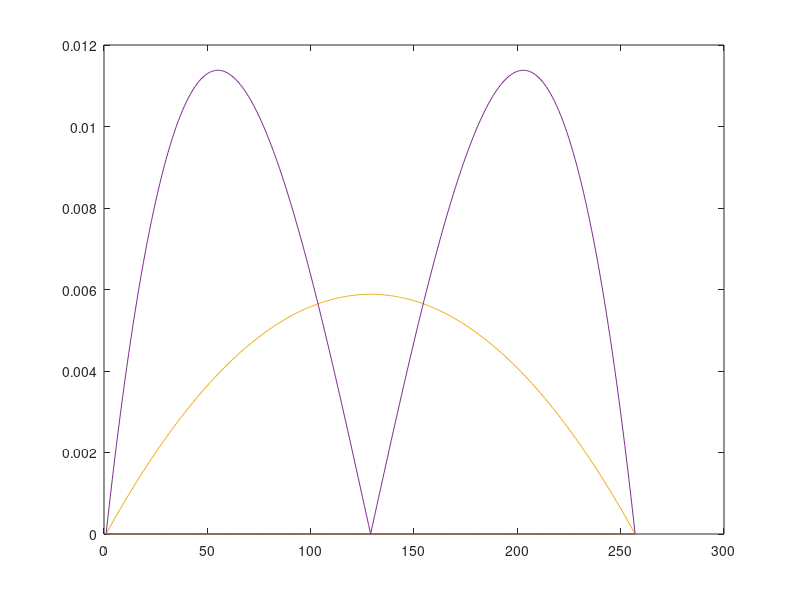

This figure's MATLAB source:
N = 7;
C = 2^N;
x = (-C:C)'/C;
A = [x.^0 x.^1 x.^2 x.^3];
[Q,R] = qr(A,0);

scale = Q(2*C+1, :);
Q = Q*diag(1 ./scale);
%plot(Q)

p0 = @(x) 1;
p1 = @(x) x;
p2 = @(x) (3/2)*x^2 - (1/2);
p3 = @(x) (5/2)*x^3 - (3/2)*x;

E = [arrayfun(p0,x) arrayfun(p1,x) arrayfun(p2,x) arrayfun(p3,x)];

D = abs(Q-E);
plot(D)
